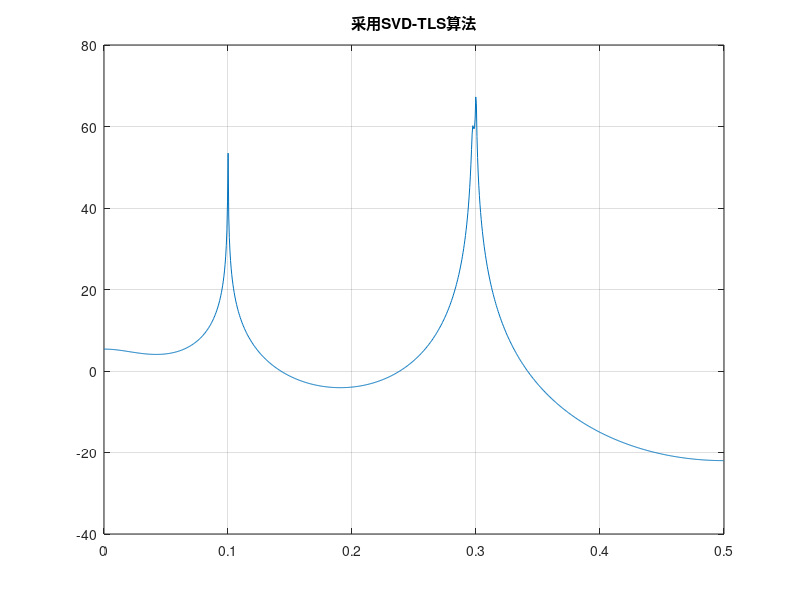

Here is the MATLAB script that generated this plot: (Note: this script raises an error after producing the figure.)
%% 整体最小二乘法
clc;
clearvars;

%% 设定信号
A1=5;           A2=3;           A3=4;
f1=0.1;         f2=0.298;       f3=0.3;
phi1=pi/3;      phi2=pi/4;      phi3=pi/2;      %三个正弦波的参数

Fs=1;                                           %采样频率定为1Hz
N=1024;                                         %设置1024个采样点
n=0:N-1;                                        %从0开始到1023截止共1024个点（1到1024也行）
x=A1*sin(2*pi*f1*n+phi1)+A2*sin(2*pi*f2*n+phi2)+A3*sin(2*pi*f3*n+phi3)+1*randn(size(n));      %其中的rand()表示返回一个和n有同样维数大小的随机正态分布数组

%% 创建增广矩阵
Rx=xcorr(x);                                    %直接调用函数求自相关序列
M=100;                                          %满足M>=pe
pe=100;                                         %设定AR阶数
for i = 1:M
    for j = 1:pe+1
        B(i,j) = Rx(N+i-j+1);                   %构造增广矩阵B（100行 101列）
    end
end

%% 利用奇异值分解求增广矩阵的有效秩
[U,K,V]=svd (B);                                %执行矩阵 B 的奇异值分解，因此 B = U*K*V'。100x100 100x101 101x101
for k=1:pe
    if(K(k,k)/K(1,1)<0.025)     
           break;  
    end                                         %找到一个可以使对角线元素之比小于0.05的k作为阈值表示有效秩（p132 4.4.40）
end  
disp(k);                                        %打印有效秩

%% 最小二乘法
p=k;
S=zeros(p+1);                                   %定义一个空矩阵
for j=1:p
    for i=1:(pe+1-p)
        djj=K(j,j)*K(j,j);
        vij=V(i:i+p,j);                         %对应课本P134(4.4.53)
        S=S+djj*(vij*vij');                     %对应课本P135(4.4.56)
    end
end                                             %构造S^p
Sinv=inv(S);                                    %求逆矩阵S^(-p)
for i=1:p
    s(1,i)=Sinv(i+1,1)/Sinv(1,1);               
end                                             %对应课本P134(4.4.58)

%% 由参数计算功率谱估计并绘图
[h,f]=freqz(1,[1,s],N,Fs);                      %求频响 —— AR系统  a0 a1 ...a7 参数为1到共8个值 N个点频率响应 
PSD=10*log10(abs(h).^2);                        %将频响转换为分贝形式
plot(f,PSD);
title('采用SVD-TLS算法');
grid;

%% 寻找f1 f2 f3的估计值
[pks,locs]=findpeaks(PSD,'SortStr','descend');  %寻找峰值 并依次降序排列 
locs=locs(1:3);
locs=sort(locs);

for i=1:3                                       %显示最大值所在的坐标（即fhat）
    fprintf("F%d=%f\n",i,locs(i)/N/2)
end
